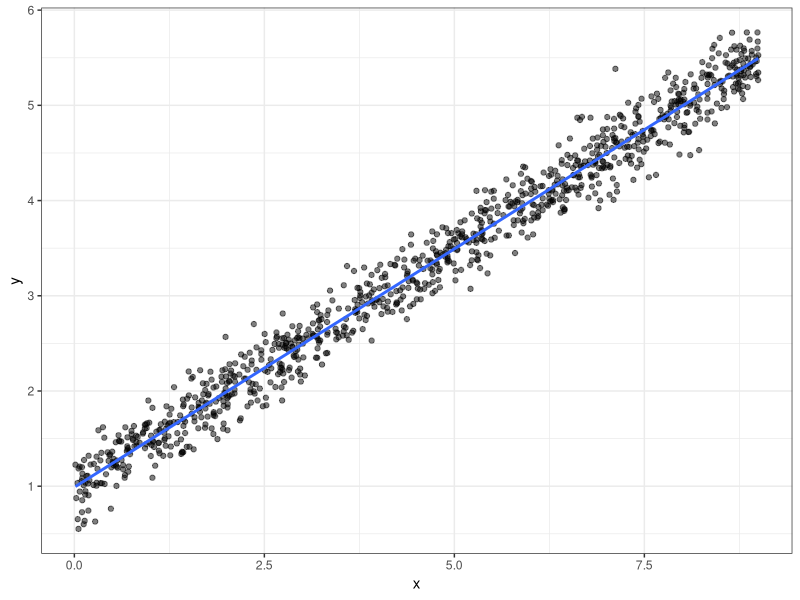
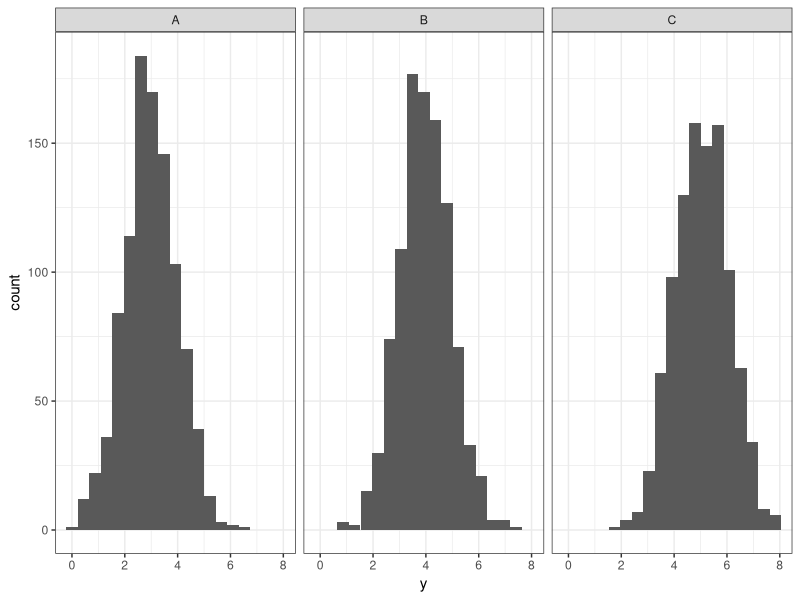
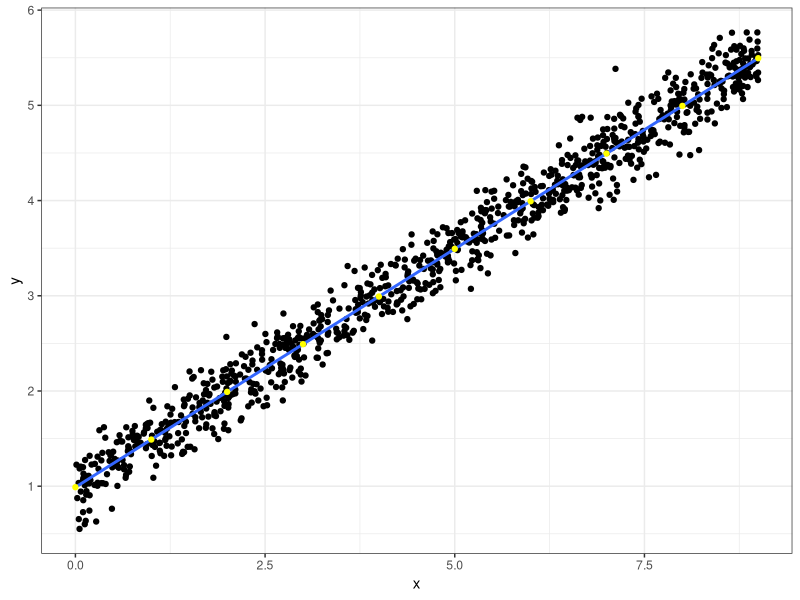

Write the R code that produced these figures, in order.
# Introduction to regressiOn in R
library(ggplot2)
library(dplyr)

old <- theme_set(theme_bw())
#theme_set(old)

## Simple Linear Regression

n <- 1000
x_1 <- runif(n, 0, 9)
y_1 <- 1 + 0.5*x_1 + rnorm(n, sd = .2)
df <- data.frame(x = x_1, y = y_1)
df
df[['x']]
df[['y']]

ggplot(df, aes(x, y)) + geom_point(alpha = 0.5) + geom_smooth(method = 'lm', se = FALSE)

model <- lm(y ~ x, df)
model

## Simple Linear Regression continuous vs category

n <- 1000
x_2 <- rep(c('A', 'B', 'C'), each = n)
y_2 <- c(rnorm(n, mean = 3), rnorm(n, mean = 4), rnorm(n, mean = 5))
df_2 <- data.frame(x = x_2, y = y_2)

ggplot(df_2, aes(y)) + geom_histogram(bins = 19) + facet_wrap(vars(x))

model_df_2_manual <- df_2 %>% group_by(x) %>% summarise(y_bar = mean(y))
model_df_2_manual

model_df_2 <- lm(y ~ x + 0, df_2)
model_df_2

## Linear Regression + fited points

df_fited <- tibble(x = 0:9)
df_fited <- df_fited %>% mutate(y = predict(model, df_fited))
df_fited

ggplot(df, aes(x, y)) + 
  geom_point() + 
  geom_smooth(method = "lm", se = FALSE) + 
  geom_point(data = df_fited, color = 'yellow')

#### hasta aqui me quede

## coefficients() fitted() residuals() summary()
## library() tidy() augment() glance() I()

# dell lorem ipsum
